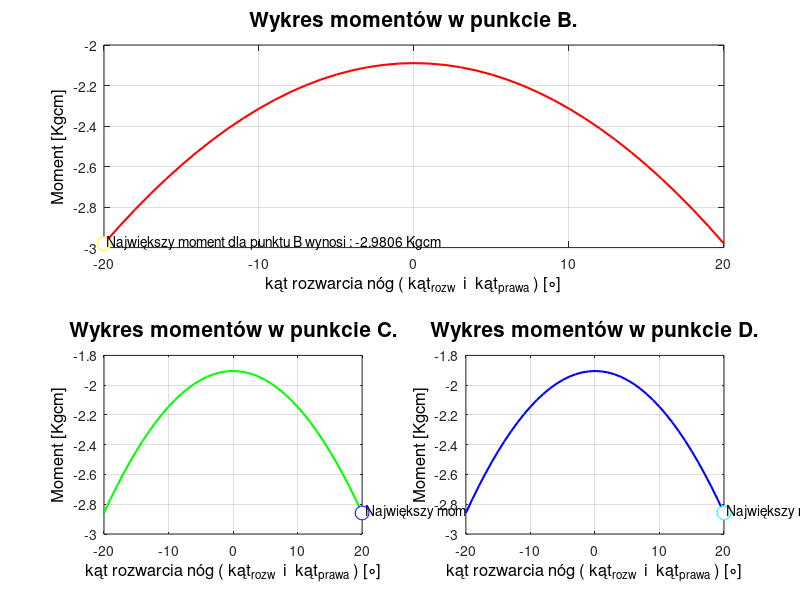
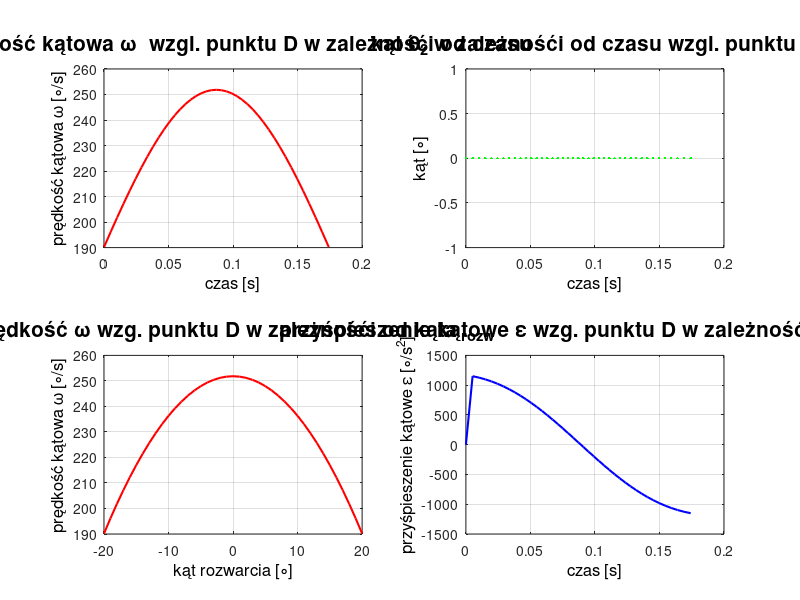
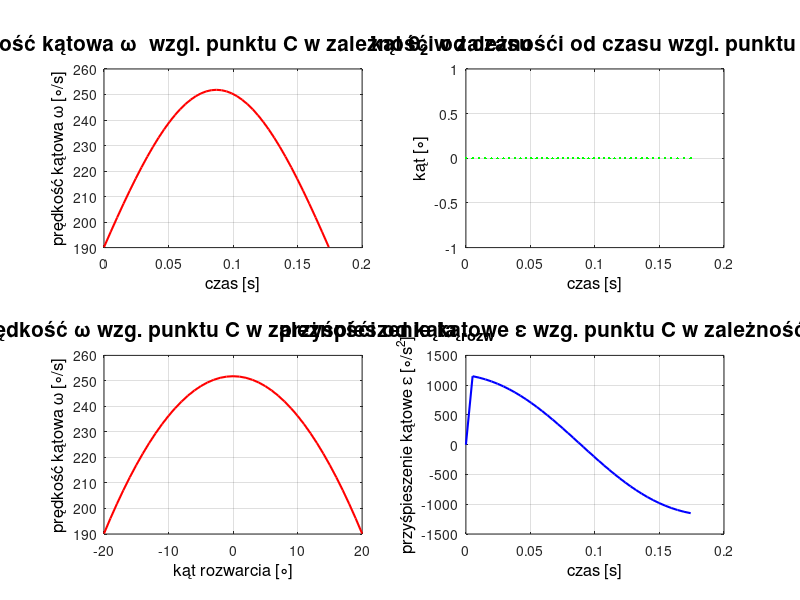
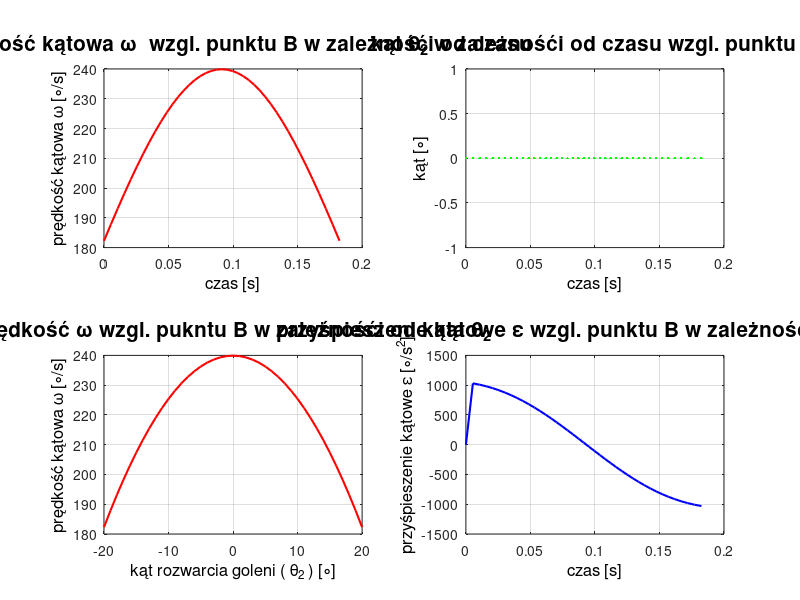

MATLAB code to generate these figures, in order:
%% program do fizyki hexapoda na prace inzynierska.
% Aksamit Michał
%

clc; 
close all; 
clear variables;
%% dane:

% podaj dane długości członow hexapoda ( mm )

L1 = 207;   % golen
L2 = 70;    % udo
L3 = 51;    % biodro
LK = 80;    % odleglosc od srodka ciezkosci do biodra

% Podaj masy danych modulow (g) :

M_bateria = 451;
M_elektronika = 87;
M_szkielet = 850;

M_serwo = 43;

M_czlon_1 = 49;
M_czlon_2 = 25;
M_czlon_3 = 13;

%podaj kat zgiecia do osi x dla uda ( stopnie )
theta_2 = 10;

%podaj kat zgiecia do osi x dla goleni ( stopnie )
theta_1 = 60;

%podaj kat rozwarcia nog od osi x dla lewej strony robota ( stopnie )
kat_rozw_pocz = -20;
kat_rozw_konc = 20;
krok = 1;

kat_rozw = kat_rozw_pocz:krok:kat_rozw_konc;

%kat rozwarcia nog srodkowych od osi x ( stopnie )
kat_prawa = 0 ;%kat_rozw_pocz:krok:kat_rozw_konc;

%w celu symulacji geometrii należy przyjac jeden kat rozw bez przedzialu
%UWAGA: GDY SYMULACJA AKTYWNA, nie mozna skorzystac z wykresow momentow i
%predkosci katowych, natomiast gdy symulacja nie aktywna, nie mozna zobaczyc geometrii.

kat_rozw_sym = 30;
kat_prawa_sym = 0;

symulacja = 0; % czy symulowac? (1 - tak, 0 - nie)

%czy robot w fazie stania czy kroczenia? (1 - kroczenie, 0 - stanie)
kroczenie = 1;

%predkosc serwo (deg/s) bez obciazenia dla 4,8 V
w = 375;
%moment serwa [kgcm]:
Mom_serwo = 5.8;

%dane dla zrodlo zasilania:
pojemnosc_ba = 8;   %AH
na_ba = 11.1;  %V
C_ba = 30; %rozladowanie

spr_rp = 80/100 ; %sprawnosc przetwornicy dla danej wartosci nspiecia Rpi.
spr_sters = 95/100 ; %sprawnosc przetwornicy dla danej wartosci napiec na sterownik serw
spr_bateria = 90/100; %sprawnosc baterii LI-PO

%-- dla serwa powerhd 6001 HB 
%Pobór prądu w stanie spoczynku: 4 mA
%Pobór prądu bez obciążenia: 250 mA
%Pobór prądu maksymalny: 1300 mA

%podaj przyspieszenie ziemskie ( m/s^2 )
g = 9.8105;


%% konwersja jednostek do SI, liczenie sil ciezkosci czlonow

% konwersja do metr
LK = LK * 0.001;
L1 = L1 * 0.001;
L2 = L2 * 0.001;
L3 = L3 * 0.001;

% konwersja do kg
M_bateria = M_bateria * 0.001;
M_elektronika = M_elektronika * 0.001;
M_szkielet = M_szkielet * 0.001;
M_serwo = M_serwo * 0.001;
M_czlon_1 = M_czlon_1 * 0.001;
M_czlon_2 = M_czlon_2 * 0.001;
M_czlon_3 = M_czlon_3 * 0.001;

%obliczanie masy nogi
M_nogi = (M_czlon_1 + M_czlon_2 + M_czlon_3) + (3 * M_serwo);
fprintf(" Masa nogi robota wynosi : %.4f  kg \n",M_nogi);

%obliczanie masy korpusu
M_korpus = (M_bateria + M_elektronika + M_szkielet) + (3 * M_nogi);
fprintf(" Masa korpusu robota (z 3 podniesionymi nogami) wynosi : %.4f  kg \n",M_korpus);

%obliczanie masy calkowitej
M_calkowita = M_korpus + 3 * M_nogi;
fprintf(" Masa calkowita robota wynosi : %.4f  kg \n\n", M_calkowita);



%------------ liczenie sil ciezkosci --------------

Q_korpus = M_korpus * g;
Q_noga = M_nogi * g;
Q_1 = (M_czlon_1 + M_serwo) * g;
Q_2 = (M_czlon_2 + M_serwo) * g;
Q_3 = (M_czlon_3 + M_serwo) * g;


%% obliczanie czasu pracy na baterii;

moc_baterii = pojemnosc_ba * na_ba;

%pobor mocy Rpi

moc_Rpi = 5 * 3 * (1/spr_rp);

%zapotrzebowanie na moc na jeden servobonnet
%zakladam 3 serwa - duże (30% kgcm dostepnych na serwo) obciazenia, 6 serw - obciazenia mniejsze ( 25% ) 
ampery_serwo = 3*0.5 + 6*0.4;
moc_serwo_bonnet = ampery_serwo *5*(1/spr_sters);

%zapotrzebowanie na moc pelnego ukladu

moc_ukl = 2*moc_serwo_bonnet + moc_Rpi;
ampery_ukl = 3 * (1/spr_rp) + ampery_serwo*(1/spr_sters);

%czas pracy
czas_pracy_teor = moc_baterii/moc_ukl;

% zalozenie sprawnosci baterii i odlaczenia przy naładowaniu wynoszącym
% tylko 20%.
czas_pracy_rzecz = czas_pracy_teor * spr_bateria *(1-(20/100));

fprintf(" Rzeczywisty czas pracy bateri wynosi : %.4f h, a teoretyczny wynosi : %.4f h \n\n",czas_pracy_rzecz, czas_pracy_teor);


%% obliczanie sil reakcji z twierdzen rownowagi momentow i rownowagi sil - STATYKA

% reakcja R2 z  rownania momentu statycznego wzg. punktu A. Reakcja ta opisuje sile reakcji R2 na osi y na stopie
% lewej.
R2_y = ( Q_1*L1*cosd(theta_1)*cosd(kat_prawa) + Q_2*( L1*cosd(theta_1) + L2*cosd(theta_2) )*cosd(kat_prawa) + Q_3 * ( L3 + L2*cosd(theta_2) + L1*cosd(theta_1) )*cosd(kat_prawa) + Q_korpus * ( LK + ( L3 + L2*cosd(theta_2) + L1*cosd(theta_1) )*cosd(kat_prawa) ) + 2*Q_3*( 1.5*LK + ( L3 + L2*cosd(theta_2) + L1*cosd(theta_1) )*cosd(kat_prawa) ) + 2*Q_2*( 1.5*LK + L3*cosd(kat_rozw) + ( L3 + L2*cosd(theta_2) + L1*cosd(theta_1) )*cosd(kat_prawa) ) + 2*Q_1*( 1.5*LK + L3*cosd(kat_rozw) + L2*cosd(theta_2)*cosd(kat_rozw) +  ( L3 + L2*cosd(theta_2) + L1*cosd(theta_1) )*cosd(kat_prawa) ) ) / ( 2*( 1.5*LK + L3*cosd(kat_rozw) + L3*cosd(kat_prawa) + L2*cosd(theta_2)*cosd(kat_rozw) + L2*cosd(theta_2)*cosd(kat_prawa) + L1*cosd(theta_1)*cosd(kat_rozw) + L1*cosd(theta_1)*cosd(kat_prawa) ) );
R2 = R2_y / sind(theta_1);
R2_x = R2 * cosd(theta_1);
fprintf(" Reakcja R2 robota wynosi : %.4f  N \n",R2);

% obliczanie reakcji R2 z rownania rownowagi sil dla robota na osi y
R1_y = Q_korpus + (3 * Q_noga) - 2*R2_y;
R1 = R1_y / sind(theta_1);
R1_x = R1*cosd(theta_1);
fprintf(" Reakcja R1 robota wynosi : %.4f  N \n\n\n",R1);



% ------------------ MOMENTY na serwo w okreslonych punktach przegubow członow --------------------------

% obliczanie sumy momentow wzg punktu B
M_B = -( R1_y * L1 * cosd(theta_1) * cosd(kat_prawa) - (R1_x * L1*sind(theta_1)*cosd(kat_prawa)) + Q_2*L2*cosd(theta_2)*cosd(kat_prawa) + Q_3*(L3+L2*cosd(theta_2))*cosd(kat_prawa) + Q_korpus*(LK + ((L3 + L2*cosd(theta_2))*cosd(kat_prawa))) + 2*Q_3*( (1.5 * LK) + L3*cosd(kat_prawa) + L2*cosd(theta_2)*cosd(kat_prawa)) + 2*Q_2*(1.5*LK + (cosd(kat_rozw)*L3 + L3*cosd(kat_prawa)) + L2*cosd(theta_2)*cosd(kat_prawa)) + 2*Q_1*( 1.5*LK + L3*cosd(kat_prawa) + L3*cosd(kat_rozw) + L2*cosd(theta_2)*cosd(kat_prawa) + L2*cosd(theta_2)*cosd(kat_rozw) )  - 2*R2_y*(1.5*LK + cosd(kat_rozw)*L3 + L3*cosd(kat_prawa) + L2*cosd(theta_2)*cosd(kat_prawa) + L2*cosd(theta_2)*cosd(kat_rozw) + L1*cosd(theta_1)*cosd(kat_rozw)) + 2*R2_x*L1*sind(theta_1)*cosd(kat_rozw));
M_B = M_B * 10.1972; % konwersja na Kgcm z Nm
fprintf(" Moment wzg punktu B laczenia robota wynosi : %.4f  kgcm \n",M_B);
fprintf("\n");

% obliczanie sumy momentow wzg punktu C
M_C = (Q_1 * L2*cosd(theta_2)*cosd(kat_prawa)) - (R1_y * cosd(kat_prawa) * (L2*cosd(theta_2) + L1*cosd(theta_1))) + R1_x * cosd(kat_prawa)*( L1*sind(theta_1) - L2*sind(theta_2)) - Q_3*L3*cosd(kat_prawa) - Q_korpus*( LK + L3*cosd(kat_prawa)) - 2*Q_3*( 1.5*LK + L3*cosd(kat_prawa) ) -  2*Q_2*(1.5*LK + (cosd( kat_rozw )*L3 + L3*cosd(kat_prawa))) -  2*Q_1*(1.5*LK + (L3*cosd(kat_prawa) + cosd(kat_rozw)*L3) + cosd(kat_rozw)*L2*cosd(theta_2)) + 2*R2_y*(cosd(kat_rozw)*L1*cosd(theta_1) + cosd(kat_rozw)*L2*cosd(theta_2) + 1.5*LK + (cosd(kat_rozw)*L3 + L3*cosd(kat_prawa))) - 2*R2_x*cosd(kat_rozw)*( L1*sind(theta_1) - L2*sind(theta_2));
M_C = M_C * 10.1972;
fprintf(" Moment wzg punktu C laczenia robota wynosi : %.4f  kgcm \n",M_C);
fprintf("\n");

% obliczanie sumy momentow wzg punktu D
M_D = -(R1_y * (L3 + L2*cosd(theta_2) + L1*cosd(theta_1))*cosd(kat_prawa)) + R1_x * cosd(kat_prawa) * ( L1*sind(theta_1) - L2*sind(theta_2)) + Q_1*cosd(kat_prawa)*(L3 + L2*cosd(theta_2)) + Q_2*L3*cosd(kat_prawa) -(Q_korpus*LK) -2*Q_3*(1.5*LK) - 2*Q_2*(1.5*LK + (cosd(kat_rozw)*L3)) - 2*Q_1*((cosd(kat_rozw)*(L2*cosd(theta_2)+L3))+1.5*LK) + 2*R2_y*( cosd(kat_rozw)*L1*cosd(theta_1) + cosd(kat_rozw)*L2*cosd(theta_2) + cosd(kat_rozw)*L3 + 1.5*LK) - 2*R2_x*cosd(kat_rozw)*( L1*sind(theta_1) - L2*sind(theta_2));  
M_D = M_D * 10.1972;
fprintf(" Moment wzg punktu D laczenia robota wynosi : %.4f  kgcm \n",M_D);
fprintf("\n\n");

%% wykresy momentow i maksymalne/minimalne momenty

% nalezy podac zakres dla katow rozwarcia w danych np. -20:1:20 (od -20 stopni do 20 stopni z krokiem 1).


if( symulacja == 0)

    
    
if( sqrt(min(M_B)^2) >= sqrt(max(M_B)^2) )
    [maks_B, maks_XB] = min(M_B);
else
    [maks_B, maks_XB] = max(M_B);
end    

if( sqrt(min(M_C)^2) >= sqrt(max(M_C)^2) )
    [maks_C, maks_XC] = min(M_C);
else
    [maks_C, maks_XC] = max(M_C);
end    

if( sqrt(min(M_D)^2) >= sqrt(max(M_D)^2) )
    [maks_D, maks_XD] = min(M_D);
else
    [maks_D, maks_XD] = max(M_D);
end    

figure();
subplot(2,2,[1,2]);
plot( kat_rozw, M_B,'LineWidth',1.5, 'Color', 'r');
title(' Wykres momentów w punkcie B. ', 'FontSize', 15);
xlabel('kąt rozwarcia nóg ( kąt_{rozw}  i  kąt_{prawa} ) [\circ]','FontSize', 12, 'Color', 'black');
ylabel(' Moment [Kgcm] ', 'FontSize', 12, 'Color', 'black');
hold on;
grid on;
plot((maks_XB + (kat_rozw_pocz - 1)*krok), maks_B, 'o', 'MarkerSize',10, 'MarkerEdgeColor','y', 'MarkerFaceColor','white');
text((maks_XB + (kat_rozw_pocz - 1)*krok), maks_B+0.01,[' Największy moment dla punktu B wynosi : ' num2str(maks_B) ' Kgcm']);
hold off;

subplot(2,2,3);
plot( kat_rozw, M_C,'LineWidth',1.5, 'Color', 'g');
title(' Wykres momentów w punkcie C. ', 'FontSize', 15);
xlabel('kąt rozwarcia nóg ( kąt_{rozw}  i  kąt_{prawa} ) [\circ]','FontSize', 12, 'Color', 'black');
ylabel(' Moment [Kgcm] ', 'FontSize', 12, 'Color', 'black');
hold on;
grid on;
plot((maks_XC + (kat_rozw_pocz - 1)*krok), maks_C, 'o', 'MarkerSize',10, 'MarkerEdgeColor','b', 'MarkerFaceColor','white');
text((maks_XC + (kat_rozw_pocz - 1)*krok), maks_C+0.01,[' Największy moment dla punktu C wynosi : ' num2str(maks_C) ' Kgcm']);
hold off;

subplot(2,2,4);
plot(kat_rozw, M_D,'LineWidth',1.5, 'Color', 'b');
title(' Wykres momentów w punkcie D. ', 'FontSize', 15);
xlabel('kąt rozwarcia nóg ( kąt_{rozw}  i  kąt_{prawa} ) [\circ]','FontSize', 12, 'Color', 'black');
ylabel(' Moment [Kgcm] ', 'FontSize', 12, 'Color', 'black');
hold on;
grid on;
plot((maks_XD + (kat_rozw_pocz - 1)*krok), maks_D, 'o', 'MarkerSize',10, 'MarkerEdgeColor','cyan', 'MarkerFaceColor','white');
text((maks_XD + (kat_rozw_pocz - 1)*krok), maks_D+0.01,[' Największy moment dla punktu D wynosi : ' num2str(maks_D) ' Kgcm']);
hold off;


%% kinematyka przykładowej nogi prawej.

% ---------------------------- obliczanie predkosci katowej i przyspieszenia wzgledem punktu D.

w_rzecz_D = ((Mom_serwo - abs(M_D))/Mom_serwo) * w;
t_w_D = zeros(1,length(w_rzecz_D)); % tworzenie tablicy czasu do obliczen zaleznosci predkosci katowej od czasu

for i = 1:1:(length(w_rzecz_D)-1)     %nadawanie wartosci do tablicy czasu
    if(i-1 == 0)
        t_w_D(i+1) = ((2 * krok) / ( w_rzecz_D(i) + w_rzecz_D(i+1) ));  %obliczanie czasu uzyskania danego kata uwzgledniajac predkosc katowa
    else
        t_w_D(i+1) = ((2 * krok) / ( w_rzecz_D(i) + w_rzecz_D(i+1) )) + t_w_D(i);
    end
end

e_D = zeros(1,length(w_rzecz_D));

for i = 1:1:(length(w_rzecz_D)-1)     %nadawanie wartosci do tablicy czasu    
            e_D(i+1) = ( w_rzecz_D(i+1) - w_rzecz_D(i) )/( t_w_D(i+1) - t_w_D(i) ); %obliczanie przyspieszenia katowego
end

figure();
subplot(2,2,1);
plot( t_w_D, w_rzecz_D, 'LineWidth', 1.5, 'Color', 'r');
title(' Prędkość kątowa \omega  wzgl. punktu D w zależnośći od czasu', 'FontSize', 15);
xlabel(' czas [s] ','FontSize', 12, 'Color', 'black');
ylabel(' prędkość kątowa \omega [\circ/s] ', 'FontSize', 12, 'Color', 'black');
grid on;

subplot(2,2,2);
plot( t_w_D, kat_prawa, 'LineWidth', 1.5, 'Color', 'g');
title(' kąt \theta_{2} w zależnośći od czasu wzgl. punktu D ', 'FontSize', 15);
xlabel(' czas [s] ','FontSize', 12, 'Color', 'black');
ylabel(' kąt [\circ] ', 'FontSize', 12, 'Color', 'black');
grid on;


subplot(2,2,3);
plot( kat_rozw, w_rzecz_D, 'LineWidth', 1.5, 'Color', 'r');
title(' Prędkość \omega wzg. punktu D w zależnośći od kąta_{ rozw} ', 'FontSize', 15);
xlabel(' kąt rozwarcia [\circ] ','FontSize', 12, 'Color', 'black');
ylabel(' prędkość kątowa \omega [\circ/s] ', 'FontSize', 12, 'Color', 'black');
grid on;


subplot(2,2,4);
plot( t_w_D, e_D, 'LineWidth', 1.5, 'Color', 'b');
title(' przyśpieszenie kątowe \epsilon wzg. punktu D w zależnośći od czasu ', 'FontSize', 15);
xlabel(' czas [s] ','FontSize', 12, 'Color', 'black');
ylabel(' przyśpieszenie kątowe \epsilon [\circ/s^{2}] ', 'FontSize', 12, 'Color', 'black');
grid on;




% ----------------------------------- predkosc katowa i przyspieszenie katowe wzg. punktu C

w_rzecz_C = ((Mom_serwo - abs(M_C))/Mom_serwo) * w;
t_w_C = zeros(1,length(w_rzecz_C)); % tworzenie tablicy czasu do obliczen zaleznosci predkosci katowej od czasu

for i = 1:1:(length(w_rzecz_C)-1)     %nadawanie wartosci do tablicy czasu
    if(i-1 == 0)
        t_w_C(i+1) = ((2 * krok) / ( w_rzecz_C(i) + w_rzecz_C(i+1) ));  %obliczanie czasu uzyskania danego kata uwzgledniajac predkosc katowa
    else
        t_w_C(i+1) = ((2 * krok) / ( w_rzecz_C(i) + w_rzecz_C(i+1) )) + t_w_C(i);
    end
end

e_C = zeros(1,length(w_rzecz_C));

for i = 1:1:(length(w_rzecz_C)-1)     %nadawanie wartosci do tablicy czasu    
            e_C(i+1) = ( w_rzecz_C(i+1) - w_rzecz_C(i) )/( t_w_C(i+1) - t_w_C(i) ); %obliczanie przyspieszenia katowego
end

figure();
subplot(2,2,1);
plot( t_w_C, w_rzecz_C, 'LineWidth', 1.5, 'Color', 'r');
title(' Prędkość kątowa \omega  wzgl. punktu C w zależnośći od czasu', 'FontSize', 15);
xlabel(' czas [s] ','FontSize', 12, 'Color', 'black');
ylabel(' prędkość kątowa \omega [\circ/s] ', 'FontSize', 12, 'Color', 'black');
grid on;

subplot(2,2,2);
plot( t_w_C, kat_prawa, 'LineWidth', 1.5, 'Color', 'g');
title(' kąt \theta_{2} w zależnośći od czasu wzgl. punktu C ', 'FontSize', 15);
xlabel(' czas [s] ','FontSize', 12, 'Color', 'black');
ylabel(' kąt [\circ] ', 'FontSize', 12, 'Color', 'black');
grid on;


subplot(2,2,3);
plot( kat_rozw, w_rzecz_C, 'LineWidth', 1.5, 'Color', 'r');
title(' Prędkość \omega wzg. punktu C w zależnośći od kąta_{ rozw} ', 'FontSize', 15);
xlabel(' kąt rozwarcia [\circ] ','FontSize', 12, 'Color', 'black');
ylabel(' prędkość kątowa \omega [\circ/s] ', 'FontSize', 12, 'Color', 'black');
grid on;


subplot(2,2,4);
plot( t_w_C, e_C, 'LineWidth', 1.5, 'Color', 'b');
title(' przyśpieszenie kątowe \epsilon wzg. punktu C w zależnośći od czasu ', 'FontSize', 15);
xlabel(' czas [s] ','FontSize', 12, 'Color', 'black');
ylabel(' przyśpieszenie kątowe \epsilon [\circ/s^{2}] ', 'FontSize', 12, 'Color', 'black');
grid on;



%  ------------------------------------------ predkosc katowa i przyspieszenie katowe wzg. punktu B

w_rzecz_B = ((Mom_serwo - abs(M_B))/Mom_serwo) * w;
t_w_B = zeros(1,length(w_rzecz_B)); % tworzenie tablicy czasu do obliczen zaleznosci predkosci katowej od czasu

for i = 1:1:(length(w_rzecz_B)-1)     %nadawanie wartosci do tablicy czasu
    if(i-1 == 0)
        t_w_B(i+1) = ((2 * krok) / ( w_rzecz_B(i) + w_rzecz_B(i+1) ));  %obliczanie czasu uzyskania danego kata uwzgledniajac predkosc katowa
    else
        t_w_B(i+1) = ((2 * krok) / ( w_rzecz_B(i) + w_rzecz_B(i+1) )) + t_w_B(i);
    end
end

e_B = zeros(1,length(w_rzecz_B));

for i = 1:1:(length(w_rzecz_B)-1)     %nadawanie wartosci do tablicy czasu    
            e_B(i+1) = ( w_rzecz_B(i+1) - w_rzecz_B(i) )/( t_w_B(i+1) - t_w_B(i) ); %obliczanie przyspieszenia katowego
end

figure();
subplot(2,2,1);
plot( t_w_B, w_rzecz_B, 'LineWidth', 1.5, 'Color', 'r');
title(' Prędkość kątowa \omega  wzgl. punktu B w zależnośći od czasu', 'FontSize', 15);
xlabel(' czas [s] ','FontSize', 12, 'Color', 'black');
ylabel(' prędkość kątowa \omega [\circ/s] ', 'FontSize', 12, 'Color', 'black');
grid on;

subplot(2,2,2);
plot( t_w_B, kat_prawa, 'LineWidth', 1.5, 'Color', 'g');
title(' kąt \theta_{2} w zależnośći od czasu wzgl. punktu B ', 'FontSize', 15);
xlabel(' czas [s] ','FontSize', 12, 'Color', 'black');
ylabel(' kąt [\circ] ', 'FontSize', 12, 'Color', 'black');
grid on;


subplot(2,2,3);
plot( kat_rozw, w_rzecz_B, 'LineWidth', 1.5, 'Color', 'r');
title(' Prędkość \omega wzgl. pukntu B w zależnośći od kąta \theta_{2} ', 'FontSize', 15);
xlabel(' kąt rozwarcia goleni ( \theta_{2} ) [\circ] ','FontSize', 12, 'Color', 'black');
ylabel(' prędkość kątowa \omega [\circ/s] ', 'FontSize', 12, 'Color', 'black');
grid on;


subplot(2,2,4);
plot( t_w_B, e_B, 'LineWidth', 1.5, 'Color', 'b');
title(' przyśpieszenie kątowe \epsilon wzgl. punktu B w zależnośći od czasu ', 'FontSize', 15);
xlabel(' czas [s] ','FontSize', 12, 'Color', 'black');
ylabel(' przyśpieszenie kątowe \epsilon [\circ/s^{2}] ', 'FontSize', 12, 'Color', 'black');
grid on;

end



%% geometria
skala = 100;


if ( symulacja == 1)
    

kat_rozw = kat_rozw_sym;
kat_prawa = kat_prawa_sym;


%wspolrzedne punktu D
XD = LK *skala;
YD = 0;
D = [XD YD];

%wspolrzedne punktu C
XC = ( LK + L3*cosd(kat_prawa) ) *skala;
YC = 0;
C = [XC YC];

%wspolrzedne punktu B
XB = ( LK + (L3 + L2*cosd(theta_2))*cosd(kat_prawa)) *skala;
YB = (L2*sind(theta_2)) *skala;
B = [XB YB];

%wspolrzedne punktu A
XA = ( LK + (L3 + L2*cosd(theta_2) + L1*cosd(theta_1))*cosd(kat_prawa)) *skala;
YA = (L2*sind(theta_2) - L1*sind(theta_1)) *skala;
A = [XA YA];

%wspolrzedne punktu E
XE = -(LK * 0.5)*skala;
YE = 0;

%wspolrzedne punktu F
XF = -(((LK * 0.5) + L3*cosd(kat_rozw) )*skala);
YF = 0;

%wspolrzedne punktu G
XG = -(((LK * 0.5) + L3*cosd(kat_rozw) + L2*cosd(theta_2)*cosd(kat_rozw) )*skala);
YG = YB;

%wspolrzedne punktu H
XH = -(((LK * 0.5) + L3*cosd(kat_rozw) + L2*cosd(theta_2)*cosd(kat_rozw) +L1*cosd(theta_1)*cosd(kat_rozw) )*skala);
YH = YA;


limit_x = sqrt((XA * 1.35)^2);
limit_y = sqrt((YA * 2.25)^2);

%zdefiniowanie punktów przegubów robota i jego rzutu z przodu
line([XH XG XF XE XD XC XB XA],[YH YG YF YE YD YC YB YA], 'Color', 'b', 'LineWidth', 1.5);
title(' Rzut z przodu na robota z czlonami podpierajacymi ', 'FontSize', 15);
xlim([-limit_x limit_x]);
ylim([-limit_y limit_y]);
hold on;
plot(XH,YH,'o', 'MarkerSize',10, 'MarkerEdgeColor','r', 'MarkerFaceColor','white');
text(XH -(0.001*skala),YH - (0.02*skala),'H','Color','red','FontSize',12,  'HorizontalAlignment','right');
plot(XG,YG,'o', 'MarkerSize',10, 'MarkerEdgeColor','c', 'MarkerFaceColor','white');
text(XG -(0.001*skala),YG + (0.02*skala),'G','Color','cyan','FontSize',12,  'HorizontalAlignment','right');
plot(XF,YF,'o', 'MarkerSize',10, 'MarkerEdgeColor','g', 'MarkerFaceColor','white');
text(XF -(0.001*skala),YF + (0.02*skala),'F','Color','green','FontSize',12,  'HorizontalAlignment','right');
plot(XE,YE,'o', 'MarkerSize',10, 'MarkerEdgeColor','b', 'MarkerFaceColor','white');
text(XE -(0.001*skala),YE + (0.02*skala),'E','Color','blue','FontSize',12,  'HorizontalAlignment','right');
plot(XD,YD,'o', 'MarkerSize',10, 'MarkerEdgeColor','b', 'MarkerFaceColor','white');
text(XD +(0.001*skala),YD + (0.02*skala),'D','Color','blue','FontSize',12,  'HorizontalAlignment','left');
plot(XC,YC,'o', 'MarkerSize',10, 'MarkerEdgeColor','g', 'MarkerFaceColor','white');
text(XC +(0.001*skala),YC + (0.02*skala),'C','Color','green','FontSize',12,  'HorizontalAlignment','left');
plot(XB,YB,'o', 'MarkerSize',10, 'MarkerEdgeColor','c', 'MarkerFaceColor','white');
text(XB +(0.001*skala),YB + (0.02*skala),'B','Color','cyan','FontSize',12,  'HorizontalAlignment','left');
plot(XA,YA,'o', 'MarkerSize',10, 'MarkerEdgeColor','r', 'MarkerFaceColor','white');
text(XA +(0.001*skala),YA - (0.02*skala),'A','Color','red','FontSize',12, 'HorizontalAlignment','left');
plot(0,0,'square', 'MarkerSize',15, 'MarkerEdgeColor','black', 'MarkerFaceColor','white');
text(0,0 + (0.02*skala),'śr. ciężkości korpusu','Color','black','FontSize',13,  'HorizontalAlignment','center');
grid on;

%ziemia
yline(YA,':','LineWidth', 1.5);


% ---- katy ----

%definiuj kat theta-1
rozdz_th1 = ( 180 - theta_1):0.1:180;

%centrum kata
r = skala*0.05;

% def rownania
X_theta_1 = XA + r*cosd(rozdz_th1);
Y_theta_1 = YA + r*sind(rozdz_th1);

plot(X_theta_1,Y_theta_1, 'Color', 'black','LineStyle','-', 'LineWidth', 0.5);
text((XA/1.2),(YA+(skala*0.015)),['\it \theta_{1} = ' num2str(theta_1) '\circ'], 'Color', 'black', 'FontSize',13, 'HorizontalAlignment','left');


%def kat theta-2

rozdz_th2 = 0:0.1:theta_2;
r_2 = skala*0.05;
X_theta_2 = XC + r_2*cosd(rozdz_th2);
Y_theta_2 = YC + r_2*sind(rozdz_th2);
plot(X_theta_2,Y_theta_2, 'Color', 'black','LineStyle','-', 'LineWidth', 0.5);

if(theta_2 >= 30)
    text((XC*1.2),(YC+(skala*0.0035)),['\it \theta_{2} = ' num2str(theta_2) '\circ'], 'Color', 'black', 'FontSize',13, 'HorizontalAlignment','left');
elseif(theta_2 < 30 && theta_2 > 0)
    text((XC*1.2),(YC-(skala*0.002)),['\it \theta_{2} = ' num2str(theta_2) '\circ'], 'Color', 'black', 'FontSize',13, 'HorizontalAlignment','left');      
else
    text((XC*1.2),(YC-(skala*0.005)),['\it \theta_{2} = ' num2str(theta_2) '\circ'], 'Color', 'black', 'FontSize',13, 'HorizontalAlignment','left');   
end

line([ XC (X_theta_2(end) + skala*0.01)],[YC YC], 'Color', 'Black', 'LineStyle', '--', 'LineWidth', 0.5);


% ---------- dlugosci czlonow ----------


%L1
plot([XA XB],[(YB+(skala*0.1)) (YB+(skala*0.1))],'-','LineWidth',0.5,'Color','black');
plot([XA XB],[(YB+(skala*0.1)) (YB+(skala*0.1))],'|','LineWidth',0.5,'Color','black');
text(((XA+XB)/2),(YB+(skala*0.12)),['\it L_{1}cos(' num2str(theta_1) '\circ) = ' num2str(L1*cosd(theta_1)*cosd(kat_prawa)*skala) ' cm'], 'Color', 'black', 'FontSize',11, 'HorizontalAlignment','left');
plot([XA XA], [YA (YB+(skala*0.1))], '-','LineWidth',0.1,'Color','black');
plot([XB XB], [YB (YB+(skala*0.1))], '-','LineWidth',0.1,'Color','black');
%L2
plot([XB XC],[(YB+(skala*0.1)) (YB+(skala*0.1))],'-','LineWidth',0.5,'Color','black');
plot([XB XC],[(YB+(skala*0.1)) (YB+(skala*0.1))],'|','LineWidth',0.5,'Color','black');
text(((XB+XC)/2),(YB+(skala*0.12)),['\it L_{2}cos(' num2str(theta_2) '\circ) = ' num2str(L2*cosd(theta_2)*cosd(kat_prawa)*skala) ' cm'], 'Color', 'black', 'FontSize',11, 'HorizontalAlignment','center');
plot([XC XC], [YC (YB+(skala*0.1))], '-','LineWidth',0.1,'Color','black');
%L3
plot([XC XD],[(YB+(skala*0.1)) (YB+(skala*0.1))],'-','LineWidth',0.5,'Color','black');
plot([XC XD],[(YB+(skala*0.1)) (YB+(skala*0.1))],'|','LineWidth',0.5,'Color','black');
text(((XC+XD)/2),(YB+(skala*0.12)),['\it L_{3} = ' num2str(L3*cosd(kat_prawa)*skala) ' cm'], 'Color', 'black', 'FontSize',11, 'HorizontalAlignment','center');
plot([XD XD], [YD (YB+(skala*0.1))], '-','LineWidth',0.1,'Color','black');
%LK
plot([0 XD],[(YB+(skala*0.1)) (YB+(skala*0.1))],'-','LineWidth',0.5,'Color','black');
plot([0 XD],[(YB+(skala*0.1)) (YB+(skala*0.1))],'|','LineWidth',0.5,'Color','black');
text((XD/2),(YB+(skala*0.12)),['\it L_{K} = ' num2str(LK*skala) ' cm'], 'Color', 'black', 'FontSize',11, 'HorizontalAlignment','center');
plot([0 0], [0 (YB+(skala*0.1))], '-','LineWidth',0.1,'Color','black');

%                   lewa strona

%LK
plot([0 XE],[(YB+(skala*0.1)) (YB+(skala*0.1))],'-','LineWidth',0.5,'Color','black');
plot([0 XE],[(YB+(skala*0.1)) (YB+(skala*0.1))],'|','LineWidth',0.5,'Color','black');
text((XE/2),(YB+(skala*0.12)),['\it 0.5 L_{K} = ' num2str(LK*100*0.5) ' cm'], 'Color', 'black', 'FontSize',11, 'HorizontalAlignment','center');
plot([XE XE], [YE (YB+(skala*0.1))], '-','LineWidth',0.1,'Color','black');
%L3
plot([XE XF],[(YB+(skala*0.1)) (YB+(skala*0.1))],'-','LineWidth',0.5,'Color','black');
plot([XE XF],[(YB+(skala*0.1)) (YB+(skala*0.1))],'|','LineWidth',0.5,'Color','black');
text(((XE+XF)/2),(YB+(skala*0.14)),['\it' num2str(cosd(kat_rozw)) ' L_{3} = ' num2str(L3*100*cosd(kat_rozw)) ' cm'], 'Color', 'black', 'FontSize',11, 'HorizontalAlignment','center');
plot([XF XF], [YF (YB+(skala*0.1))], '-','LineWidth',0.1,'Color','black');
%L2
plot([XF XG],[(YB+(skala*0.1)) (YB+(skala*0.1))],'-','LineWidth',0.5,'Color','black');
plot([XF XG],[(YB+(skala*0.1)) (YB+(skala*0.1))],'|','LineWidth',0.5,'Color','black');
text(((XF+XG)/2),(YB+(skala*0.16)),['\it' num2str(cosd(kat_rozw)) ' L_{2}cos(' num2str(theta_2) '\circ) = ' num2str(L2*cosd(theta_2)*100*cosd(kat_rozw)) ' cm'], 'Color', 'black', 'FontSize',11, 'HorizontalAlignment','center');
plot([XG XG], [YF (YB+(skala*0.1))], '-','LineWidth',0.1,'Color','black');
%L1
plot([XG XH],[(YB+(skala*0.1)) (YB+(skala*0.1))],'-','LineWidth',0.5,'Color','black');
plot([XG XH],[(YB+(skala*0.1)) (YB+(skala*0.1))],'|','LineWidth',0.5,'Color','black');
text(((XG+XH)/2),(YB+(skala*0.12)),['\it' num2str(cosd(kat_rozw)) ' L_{1}cos(' num2str(theta_1) '\circ) = ' num2str(L1*cosd(theta_1)*100*cosd(kat_rozw)) ' cm'], 'Color', 'black', 'FontSize',11, 'HorizontalAlignment','right');
plot([XH XH], [YH (YB+(skala*0.1))], '-','LineWidth',0.1,'Color','black');



% -------------- SIŁY -----------------



%wektor Q korpus
plot([0 0],[0 -(Q_korpus)], 'Color', 'c', 'LineWidth', 1.5 );
plot(0,-(Q_korpus), 'v','MarkerEdgeColor','c', 'MarkerFaceColor','c','MarkerSize',12);
text(0 + 0.005*skala,-(Q_korpus),['Q_{korpus} = ' num2str(Q_korpus) ' N'],'Color','cyan','FontSize',14, 'HorizontalAlignment','left');

%wektor Q_1
plot([XB XB],[YB (YB-(Q_1*5))], 'Color', 'c', 'LineWidth', 1.5 );
plot(XB,(YB-(Q_1*5)), 'v','MarkerEdgeColor','c', 'MarkerFaceColor','c','MarkerSize',12);
text(XB + 0.005*skala,(YB-(Q_1*5)),['Q_{1} = ' num2str(Q_1) ' N'],'Color','cyan','FontSize',14, 'HorizontalAlignment','left');

plot([XG XG],[YG (YG-(Q_1*5))*2], 'Color', 'c', 'LineWidth', 1.5 );
plot(XG,(YG-(Q_1*5))*2, 'v','MarkerEdgeColor','c', 'MarkerFaceColor','c','MarkerSize',12);
text(XG + 0.005*skala,(YG-(Q_1*5))*2,['2 Q_{1} = ' num2str(Q_1*2) ' N'],'Color','cyan','FontSize',14, 'HorizontalAlignment','left');

%wektor Q_2
plot([XC XC],[YC (YC-(Q_2*5))], 'Color', 'c', 'LineWidth', 1.5 );
plot(XC,(YC-(Q_2*5)), 'v','MarkerEdgeColor','c', 'MarkerFaceColor','c','MarkerSize',12);
text(XC + 0.005*skala,(YC-(Q_2*5)),['Q_{2} = ' num2str(Q_2) ' N'],'Color','cyan','FontSize',14, 'HorizontalAlignment','left');

plot([XF XF],[YF (YF-(Q_2*5))*2], 'Color', 'c', 'LineWidth', 1.5 );
plot(XF,(YF-(Q_2*5))*2, 'v','MarkerEdgeColor','c', 'MarkerFaceColor','c','MarkerSize',12);
text(XF - 0.005*skala,(YF-(Q_2*5))*2,['2 Q_{2} = ' num2str(Q_2*2) ' N'],'Color','cyan','FontSize',14, 'HorizontalAlignment','right');

%wektor Q_3
plot([XD XD],[YD (YD-(Q_3*5))], 'Color', 'c', 'LineWidth', 1.5 );
plot(XD,(YD-(Q_3*5)), 'v','MarkerEdgeColor','c', 'MarkerFaceColor','c','MarkerSize',12);
text(XD - 0.005*skala,(YD-(Q_3*5)),['Q_{3} = ' num2str(Q_3) ' N'],'Color','cyan','FontSize',14, 'HorizontalAlignment','right');

plot([XE XE],[YE (YE-(Q_3*5))*2], 'Color', 'c', 'LineWidth', 1.5 );
plot(XE,(YE-(Q_3*5))*2, 'v','MarkerEdgeColor','c', 'MarkerFaceColor','c','MarkerSize',12);
text(XE + 0.005*skala,(YE-(Q_3*5))*2,['2 Q_{3} = ' num2str(Q_3*2) ' N'],'Color','cyan','FontSize',14, 'HorizontalAlignment','left');

%wektor R1
plot([XA ((LK + (L3 + L2*cosd(theta_2) + 0.7*L1*cosd(theta_1))*cosd(kat_prawa) ) *skala)],[YA ((L2*sind(theta_2) - 0.7*L1*sind(theta_1)) *skala)], 'Color', 'r', 'LineWidth', 1.5 );
plot(((LK + (L3 + L2*cosd(theta_2) + 0.7*L1*cosd(theta_1))*cosd(kat_prawa) ) *skala),((L2*sind(theta_2) - 0.7*L1*sind(theta_1)) *skala),'^','MarkerEdgeColor','r', 'MarkerFaceColor','r','MarkerSize',12);
text(((LK + (L3 + L2*cosd(theta_2) + 0.7*L1*cosd(theta_1))*cosd(kat_prawa) ) *skala) +0.01*skala,((L2*sind(theta_2) - 0.7*L1*sind(theta_1)) *skala),['R_{1} = ' num2str(R1) ' N'],'Color','red','FontSize',14, 'HorizontalAlignment','left');

%wektor R2
plot([XH -((LK*0.5 + L3*cosd(kat_rozw) + L2*cosd(theta_2)*cosd(kat_rozw) + 0.3*L1*cosd(theta_1)*cosd(kat_rozw)) *skala)],[YH ((L2*sind(theta_2) - 0.3*L1*sind(theta_1)) *skala)], 'Color', 'r', 'LineWidth', 1.5 );
plot(-((LK*0.5 + L3*cosd(kat_rozw) + L2*cosd(theta_2)*cosd(kat_rozw) + 0.3*L1*cosd(theta_1)*cosd(kat_rozw)) *skala),((L2*sind(theta_2) - 0.3*L1*sind(theta_1)) *skala),'^','MarkerEdgeColor','r', 'MarkerFaceColor','r','MarkerSize',12);
text(-((LK*0.5 + L3*cosd(kat_rozw) + L2*cosd(theta_2)*cosd(kat_rozw) + 0.3*L1*cosd(theta_1)*cosd(kat_rozw)) *skala) -0.01*skala,((L2*sind(theta_2) - 0.3*L1*sind(theta_1)) *skala),['2 R_{2} = ' num2str(R2*2) ' N'],'Color','red','FontSize',14, 'HorizontalAlignment','right');

hold off;


% ------------------------ Rzut z gory --------------------------


figure();
grid on;
title(' Rzut z gory na robota. ', 'FontSize', 15);

line([0 LK*0.5*skala (LK*0.5*skala + LK*skala*cosd(60)) (LK*0.5*skala) -(LK*0.5*skala) -(LK*skala*cosd(60) + LK*0.5*skala) -LK*0.5*skala 0],[0 0 LK*skala*sind(60) 2*LK*skala*sind(60) 2*LK*skala*sind(60) LK*skala*sind(60) 0 0], 'Color', 'b', 'LineWidth', 1.5);
hold on;

%linia od prawej nogi - srodek

Y_A2 = LK*skala*sind(60);

p1 = line([(LK*skala) (LK*skala + L3*skala*cosd(kat_prawa)) (LK*skala + L3*skala*cosd(kat_prawa)+ L2*cosd(theta_2)*cosd(kat_prawa)*skala) (LK*skala + L3*skala*cosd(kat_prawa) + L2*skala*cosd(theta_2)*cosd(kat_prawa) + L1*skala*cosd(theta_1)*cosd(kat_prawa)) ],[Y_A2 (Y_A2 + L3*sind(kat_prawa)*skala) (Y_A2 + L2*sind(kat_prawa)*cosd(theta_2)*skala + L3*sind(kat_prawa)*skala) (Y_A2 +L3*sind(kat_prawa)*skala +L2*sind(kat_prawa)*cosd(theta_2)*skala +L1*sind(kat_prawa)*cosd(theta_1)*skala)], 'Color', 'b', 'LineWidth', 2);

plot((LK*skala + L3*skala*cosd(kat_prawa) + L2*skala*cosd(theta_2)*cosd(kat_prawa) + L1*skala*cosd(theta_1)*cosd(kat_prawa)),(Y_A2 +L3*sind(kat_prawa)*skala +L2*sind(kat_prawa)*cosd(theta_2)*skala +L1*sind(kat_prawa)*cosd(theta_1)*skala),'o', 'MarkerSize',10, 'MarkerEdgeColor','r', 'MarkerFaceColor','white');
text((LK*skala + L3*skala*cosd(kat_prawa) + L2*skala*cosd(theta_2)*cosd(kat_prawa) + L1*skala*cosd(theta_1)*cosd(kat_prawa)) -(0.001*skala),(Y_A2 +L3*sind(kat_prawa)*skala +L2*sind(kat_prawa)*cosd(theta_2)*skala +L1*sind(kat_prawa)*cosd(theta_1)*skala) -(0.005*skala),'A','Color','red','FontSize',12,  'HorizontalAlignment','left');

plot((LK*skala + L3*skala*cosd(kat_prawa) + L2*skala*cosd(theta_2)*cosd(kat_prawa)),(Y_A2 + L2*sind(kat_prawa)*cosd(theta_2)*skala + L3*sind(kat_prawa)*skala),'o', 'MarkerSize',10, 'MarkerEdgeColor','cyan', 'MarkerFaceColor','white');
text((LK*skala + L3*skala*cosd(kat_prawa) + L2*skala*cosd(theta_2)*cosd(kat_prawa)) -(0.001*skala),(Y_A2 + L2*sind(kat_prawa)*cosd(theta_2)*skala + L3*sind(kat_prawa)*skala) -(0.005*skala),'B','Color','cyan','FontSize',12,  'HorizontalAlignment','left');

plot((LK*skala + L3*skala*cosd(kat_prawa)),(Y_A2 + L3*sind(kat_prawa)*skala),'o', 'MarkerSize',10, 'MarkerEdgeColor','green', 'MarkerFaceColor','white');
text((LK*skala + L3*skala*cosd(kat_prawa)) -(0.001*skala),(Y_A2 + L3*sind(kat_prawa)*skala) -(0.005*skala),'C','Color','green','FontSize',12,  'HorizontalAlignment','left');

plot( (LK*skala),(Y_A2),'o', 'MarkerSize',10, 'MarkerEdgeColor','blue', 'MarkerFaceColor','white');
text((LK*skala) -(0.001*skala),(Y_A2) -(0.005*skala),'D','Color','blue','FontSize',12,  'HorizontalAlignment','left');

%linia od lewej nogi - srodek
line([-(LK*skala) -(LK*skala + L3*skala*cosd(kat_prawa)) -(LK*skala + L3*skala*cosd(kat_prawa)+ L2*cosd(theta_2)*cosd(kat_prawa)*skala) -(LK*skala + L3*skala*cosd(kat_prawa) + L2*skala*cosd(theta_2)*cosd(kat_prawa) + L1*skala*cosd(theta_1)*cosd(kat_prawa)) ],[Y_A2 (Y_A2 + L3*sind(kat_prawa)*skala) (Y_A2 + L2*sind(kat_prawa)*cosd(theta_2)*skala + L3*sind(kat_prawa)*skala) (Y_A2 +L3*sind(kat_prawa)*skala +L2*sind(kat_prawa)*cosd(theta_2)*skala +L1*sind(kat_prawa)*cosd(theta_1)*skala)], 'Color', 'g', 'LineWidth', 2, 'LineStyle','--');

plot(-(LK*skala + L3*skala*cosd(kat_prawa) + L2*skala*cosd(theta_2)*cosd(kat_prawa) + L1*skala*cosd(theta_1)*cosd(kat_prawa)),(Y_A2 +L3*sind(kat_prawa)*skala +L2*sind(kat_prawa)*cosd(theta_2)*skala +L1*sind(kat_prawa)*cosd(theta_1)*skala),'o', 'MarkerSize',10, 'MarkerEdgeColor','r', 'MarkerFaceColor','white');
text(-(LK*skala + L3*skala*cosd(kat_prawa) + L2*skala*cosd(theta_2)*cosd(kat_prawa) + L1*skala*cosd(theta_1)*cosd(kat_prawa)) -(0.001*skala),(Y_A2 +L3*sind(kat_prawa)*skala +L2*sind(kat_prawa)*cosd(theta_2)*skala +L1*sind(kat_prawa)*cosd(theta_1)*skala) -(0.005*skala),'H1','Color','red','FontSize',12,  'HorizontalAlignment','right');

plot(-(LK*skala + L3*skala*cosd(kat_prawa) + L2*skala*cosd(theta_2)*cosd(kat_prawa)),(Y_A2 + L2*sind(kat_prawa)*cosd(theta_2)*skala + L3*sind(kat_prawa)*skala),'o', 'MarkerSize',10, 'MarkerEdgeColor','cyan', 'MarkerFaceColor','white');
text(-(LK*skala + L3*skala*cosd(kat_prawa) + L2*skala*cosd(theta_2)*cosd(kat_prawa)) -(0.001*skala),(Y_A2 + L2*sind(kat_prawa)*cosd(theta_2)*skala + L3*sind(kat_prawa)*skala) -(0.005*skala),'G1','Color','cyan','FontSize',12,  'HorizontalAlignment','right');

plot(-(LK*skala + L3*skala*cosd(kat_prawa)),(Y_A2 + L3*sind(kat_prawa)*skala),'o', 'MarkerSize',10, 'MarkerEdgeColor','green', 'MarkerFaceColor','white');
text(-(LK*skala + L3*skala*cosd(kat_prawa)) -(0.001*skala),(Y_A2 + L3*sind(kat_prawa)*skala) -(0.005*skala),'F1','Color','green','FontSize',12,  'HorizontalAlignment','right');

plot(-(LK*skala),(Y_A2),'o', 'MarkerSize',10, 'MarkerEdgeColor','blue', 'MarkerFaceColor','white');
text(-(LK*skala) -(0.001*skala),(Y_A2) -(0.005*skala),'E1','Color','blue','FontSize',12,  'HorizontalAlignment','right');

% linia prawa noga - gora
Y_PG = 2*skala*LK*sind(60);
p2=line([LK*0.5*skala (LK*0.5*skala + L3*cosd(kat_rozw)*skala) ( LK*0.5*skala + L3*cosd(kat_rozw)*skala + L2*cosd(theta_2)*cosd(kat_rozw)*skala) ( LK*0.5*skala + L3*cosd(kat_rozw)*skala + L2*cosd(theta_2)*cosd(kat_rozw)*skala + L1*cosd(theta_1)*cosd(kat_rozw)*skala) ],[ Y_PG (Y_PG + L3*sind(kat_rozw)*skala) (Y_PG + L3*sind(kat_rozw)*skala +L2*cosd(theta_2)*sind(kat_rozw)*skala) (Y_PG + L3*sind(kat_rozw)*skala + L2*cosd(theta_2)*sind(kat_rozw)*skala + L1*cosd(theta_1)*sind(kat_rozw)*skala)],'Color', 'g', 'LineWidth', 2, "LineStyle",'--');

plot(( LK*0.5*skala + L3*cosd(kat_rozw)*skala + L2*cosd(theta_2)*cosd(kat_rozw)*skala + L1*cosd(theta_1)*cosd(kat_rozw)*skala), (Y_PG + L3*sind(kat_rozw)*skala + L2*cosd(theta_2)*sind(kat_rozw)*skala + L1*cosd(theta_1)*sind(kat_rozw)*skala), 'o', 'MarkerSize',10, 'MarkerEdgeColor','r', 'MarkerFaceColor','white');
text(( LK*0.5*skala + L3*cosd(kat_rozw)*skala + L2*cosd(theta_2)*cosd(kat_rozw)*skala + L1*cosd(theta_1)*cosd(kat_rozw)*skala),(Y_PG + L3*sind(kat_rozw)*skala + L2*cosd(theta_2)*sind(kat_rozw)*skala + L1*cosd(theta_1)*sind(kat_rozw)*skala) -(0.004*skala),'A1','Color','red','FontSize', 12,  'HorizontalAlignment','left');

plot(( LK*0.5*skala + L3*cosd(kat_rozw)*skala + L2*cosd(theta_2)*cosd(kat_rozw)*skala),(Y_PG + L3*sind(kat_rozw)*skala + L2*cosd(theta_2)*sind(kat_rozw)*skala), 'o', 'MarkerSize',10, 'MarkerEdgeColor','cyan', 'MarkerFaceColor','white');
text(( LK*0.5*skala + L3*cosd(kat_rozw)*skala + L2*cosd(theta_2)*cosd(kat_rozw)*skala),(Y_PG + L3*sind(kat_rozw)*skala + L2*cosd(theta_2)*sind(kat_rozw)*skala) -(0.004*skala),'B1','Color','cyan','FontSize', 12,  'HorizontalAlignment','left');

plot(( LK*0.5*skala + L3*cosd(kat_rozw)*skala),(Y_PG + L3*sind(kat_rozw)*skala), 'o', 'MarkerSize',10, 'MarkerEdgeColor','green','MarkerFaceColor','white');
text(( LK*0.5*skala + L3*cosd(kat_rozw)*skala),(Y_PG + L3*sind(kat_rozw)*skala) -(0.004*skala),'C1','Color','green','FontSize', 12,'HorizontalAlignment','left');

plot(( LK*0.5*skala),(Y_PG), 'o', 'MarkerSize',10, 'MarkerEdgeColor','blue','MarkerFaceColor','white');
text(( LK*0.5*skala),(Y_PG) -(0.004*skala),'D1','Color','blue','FontSize', 12,'HorizontalAlignment','left');

% linia lewa noga - gora

line([-LK*0.5*skala -(LK*0.5*skala + L3*cosd(kat_rozw)*skala) -( LK*0.5*skala + L3*cosd(kat_rozw)*skala + L2*cosd(theta_2)*cosd(kat_rozw)*skala) -( LK*0.5*skala + L3*cosd(kat_rozw)*skala + L2*cosd(theta_2)*cosd(kat_rozw)*skala + L1*cosd(theta_1)*cosd(kat_rozw)*skala) ],[ Y_PG (Y_PG + L3*sind(kat_rozw)*skala) (Y_PG + L3*sind(kat_rozw)*skala +L2*cosd(theta_2)*sind(kat_rozw)*skala) (Y_PG + L3*sind(kat_rozw)*skala + L2*cosd(theta_2)*sind(kat_rozw)*skala + L1*cosd(theta_1)*sind(kat_rozw)*skala)],'Color', 'b', 'LineWidth', 2, "LineStyle",'-');

plot(-( LK*0.5*skala + L3*cosd(kat_rozw)*skala + L2*cosd(theta_2)*cosd(kat_rozw)*skala + L1*cosd(theta_1)*cosd(kat_rozw)*skala), (Y_PG + L3*sind(kat_rozw)*skala + L2*cosd(theta_2)*sind(kat_rozw)*skala + L1*cosd(theta_1)*sind(kat_rozw)*skala), 'o', 'MarkerSize',10, 'MarkerEdgeColor','r', 'MarkerFaceColor','white');
text(-( LK*0.5*skala + L3*cosd(kat_rozw)*skala + L2*cosd(theta_2)*cosd(kat_rozw)*skala + L1*cosd(theta_1)*cosd(kat_rozw)*skala),(Y_PG + L3*sind(kat_rozw)*skala + L2*cosd(theta_2)*sind(kat_rozw)*skala + L1*cosd(theta_1)*sind(kat_rozw)*skala) -(0.004*skala),'H2','Color','red','FontSize', 12,  'HorizontalAlignment','right');

plot(-( LK*0.5*skala + L3*cosd(kat_rozw)*skala + L2*cosd(theta_2)*cosd(kat_rozw)*skala),(Y_PG + L3*sind(kat_rozw)*skala + L2*cosd(theta_2)*sind(kat_rozw)*skala), 'o', 'MarkerSize',10, 'MarkerEdgeColor','cyan', 'MarkerFaceColor','white');
text(-( LK*0.5*skala + L3*cosd(kat_rozw)*skala + L2*cosd(theta_2)*cosd(kat_rozw)*skala),(Y_PG + L3*sind(kat_rozw)*skala + L2*cosd(theta_2)*sind(kat_rozw)*skala) -(0.004*skala),'G2','Color','cyan','FontSize', 12,  'HorizontalAlignment','right');

plot(-( LK*0.5*skala + L3*cosd(kat_rozw)*skala),(Y_PG + L3*sind(kat_rozw)*skala), 'o', 'MarkerSize',10, 'MarkerEdgeColor','green','MarkerFaceColor','white');
text(-( LK*0.5*skala + L3*cosd(kat_rozw)*skala),(Y_PG + L3*sind(kat_rozw)*skala) -(0.004*skala),'F2','Color','green','FontSize', 12,'HorizontalAlignment','right');

plot(-( LK*0.5*skala),(Y_PG), 'o', 'MarkerSize',10, 'MarkerEdgeColor','blue','MarkerFaceColor','white');
text(-( LK*0.5*skala),(Y_PG) -(0.004*skala),'E2','Color','blue','FontSize', 12,'HorizontalAlignment','right');

% linia prawa noga - dol
line([ LK*0.5*skala (LK*0.5*skala + L3*cosd(kat_rozw)*skala) ( LK*0.5*skala + L3*cosd(kat_rozw)*skala + L2*cosd(theta_2)*cosd(kat_rozw)*skala) ( LK*0.5*skala + L3*cosd(kat_rozw)*skala + L2*cosd(theta_2)*cosd(kat_rozw)*skala + L1*cosd(theta_1)*cosd(kat_rozw)*skala) ],[ 0 (-L3*sind(kat_rozw)*skala) -(L3*sind(kat_rozw)*skala +L2*cosd(theta_2)*sind(kat_rozw)*skala) -(L3*sind(kat_rozw)*skala + L2*cosd(theta_2)*sind(kat_rozw)*skala + L1*cosd(theta_1)*sind(kat_rozw)*skala)],'Color', 'g', 'LineWidth', 2, "LineStyle",'--');

plot(( LK*0.5*skala + L3*cosd(kat_rozw)*skala + L2*cosd(theta_2)*cosd(kat_rozw)*skala + L1*cosd(theta_1)*cosd(kat_rozw)*skala), -(L3*sind(kat_rozw)*skala + L2*cosd(theta_2)*sind(kat_rozw)*skala + L1*cosd(theta_1)*sind(kat_rozw)*skala), 'o', 'MarkerSize',10, 'MarkerEdgeColor','r', 'MarkerFaceColor','white');
text(( LK*0.5*skala + L3*cosd(kat_rozw)*skala + L2*cosd(theta_2)*cosd(kat_rozw)*skala + L1*cosd(theta_1)*cosd(kat_rozw)*skala), -(L3*sind(kat_rozw)*skala + L2*cosd(theta_2)*sind(kat_rozw)*skala + L1*cosd(theta_1)*sind(kat_rozw)*skala) -(0.004*skala),'A2','Color','red','FontSize', 12,  'HorizontalAlignment','right');

plot(( LK*0.5*skala + L3*cosd(kat_rozw)*skala + L2*cosd(theta_2)*cosd(kat_rozw)*skala),-(L3*sind(kat_rozw)*skala + L2*cosd(theta_2)*sind(kat_rozw)*skala), 'o', 'MarkerSize',10, 'MarkerEdgeColor','cyan', 'MarkerFaceColor','white');
text(( LK*0.5*skala + L3*cosd(kat_rozw)*skala + L2*cosd(theta_2)*cosd(kat_rozw)*skala),-(L3*sind(kat_rozw)*skala + L2*cosd(theta_2)*sind(kat_rozw)*skala) -(0.004*skala),'B2','Color','cyan','FontSize', 12,  'HorizontalAlignment','right');

plot(( LK*0.5*skala + L3*cosd(kat_rozw)*skala),-(L3*sind(kat_rozw)*skala), 'o', 'MarkerSize',10, 'MarkerEdgeColor','green','MarkerFaceColor','white');
text(( LK*0.5*skala + L3*cosd(kat_rozw)*skala),-(L3*sind(kat_rozw)*skala) -(0.004*skala),'C2','Color','green','FontSize', 12,'HorizontalAlignment','right');

plot(( LK*0.5*skala),0, 'o', 'MarkerSize',10, 'MarkerEdgeColor','blue','MarkerFaceColor','white');
text(( LK*0.5*skala), -(0.004*skala),'D2','Color','blue','FontSize', 12,'HorizontalAlignment','right');

% linia lewa noga - dol

if( kroczenie == 1)
    kat_krocz = -kat_rozw;
else
    kat_krocz = kat_rozw;
end    

line([ -LK*0.5*skala -(LK*0.5*skala + L3*cosd(kat_krocz)*skala) -( LK*0.5*skala + L3*cosd(kat_krocz)*skala + L2*cosd(theta_2)*cosd(kat_krocz)*skala) -( LK*0.5*skala + L3*cosd(kat_krocz)*skala + L2*cosd(theta_2)*cosd(kat_krocz)*skala + L1*cosd(theta_1)*cosd(kat_krocz)*skala) ],[ 0 (-L3*sind(kat_krocz)*skala) -(L3*sind(kat_krocz)*skala +L2*cosd(theta_2)*sind(kat_krocz)*skala) -(L3*sind(kat_krocz)*skala + L2*cosd(theta_2)*sind(kat_krocz)*skala + L1*cosd(theta_1)*sind(kat_krocz)*skala)],'Color', 'b', 'LineWidth', 2, "LineStyle",'-');

plot(-( LK*0.5*skala + L3*cosd(kat_krocz)*skala + L2*cosd(theta_2)*cosd(kat_krocz)*skala + L1*cosd(theta_1)*cosd(kat_krocz)*skala), -(L3*sind(kat_krocz)*skala + L2*cosd(theta_2)*sind(kat_krocz)*skala + L1*cosd(theta_1)*sind(kat_krocz)*skala), 'o', 'MarkerSize',10, 'MarkerEdgeColor','r', 'MarkerFaceColor','white');
text(-( LK*0.5*skala + L3*cosd(kat_krocz)*skala + L2*cosd(theta_2)*cosd(kat_krocz)*skala + L1*cosd(theta_1)*cosd(kat_krocz)*skala), -(L3*sind(kat_krocz)*skala + L2*cosd(theta_2)*sind(kat_krocz)*skala + L1*cosd(theta_1)*sind(kat_krocz)*skala) -(0.004*skala),'H','Color','red','FontSize', 12,  'HorizontalAlignment','left');

plot(-( LK*0.5*skala + L3*cosd(kat_krocz)*skala + L2*cosd(theta_2)*cosd(kat_krocz)*skala),-(L3*sind(kat_krocz)*skala + L2*cosd(theta_2)*sind(kat_krocz)*skala), 'o', 'MarkerSize',10, 'MarkerEdgeColor','cyan', 'MarkerFaceColor','white');
text(-( LK*0.5*skala + L3*cosd(kat_krocz)*skala + L2*cosd(theta_2)*cosd(kat_krocz)*skala),-(L3*sind(kat_krocz)*skala + L2*cosd(theta_2)*sind(kat_krocz)*skala) -(0.004*skala),'G','Color','cyan','FontSize', 12,  'HorizontalAlignment','left');

plot(-( LK*0.5*skala + L3*cosd(kat_krocz)*skala),-(L3*sind(kat_krocz)*skala), 'o', 'MarkerSize',10, 'MarkerEdgeColor','green','MarkerFaceColor','white');
text(-( LK*0.5*skala + L3*cosd(kat_krocz)*skala),-(L3*sind(kat_krocz)*skala) -(0.004*skala),'F','Color','green','FontSize', 12,'HorizontalAlignment','left');

plot(-( LK*0.5*skala),0, 'o', 'MarkerSize',10, 'MarkerEdgeColor','blue','MarkerFaceColor','white');
text(-( LK*0.5*skala), -(0.004*skala),'E','Color','blue','FontSize', 12,'HorizontalAlignment','left');

% srodek ciezkosci
plot(0, Y_A2, 'square', 'MarkerSize', 15, 'MarkerEdgeColor', 'black', 'MarkerFaceColor', 'white');
text(0, (Y_A2 - 0.01*skala), ' śr. ciężkości korpusu ','Color','black','FontSize', 12,'HorizontalAlignment', 'center' );



% ----------- katy -------------

%definiuj kat rozwarcia - 1ewa strona
rozdz_thrz = ( 180 - kat_rozw_pocz):0.1:180;

%centrum kata
r_rz = skala*0.03;

% def rownania
X_rz = -( LK * 0.5 * skala ) + r_rz*cosd(rozdz_thrz);
Y_rz = Y_PG + r_rz*sind(rozdz_thrz);

plot(X_rz,Y_rz, 'Color', 'black','LineStyle','-', 'LineWidth', 0.5);
if( kat_rozw_pocz > 10 )
    text((-( LK * 0.5 * skala )*2.25),(Y_PG +(skala*0.005)),['\it \theta_{rozwarcie} = ' num2str(kat_rozw) '\circ'], 'Color', 'black', 'FontSize',13, 'HorizontalAlignment','left');
elseif ( kat_rozw_pocz >= 0 && kat_rozw_pocz <= 10)
    text((-( LK * 0.5 * skala )*2.25),(Y_PG -(skala*0.01)),['\it \theta_{rozwarcie} = ' num2str(kat_rozw) '\circ'], 'Color', 'black', 'FontSize',13, 'HorizontalAlignment','left');
else 
    text((-( LK * 0.5 * skala )*2.25),(Y_PG -(skala*0.01)),['\it \theta_{rozwarcie} = ' num2str(kat_rozw) '\circ'], 'Color', 'black', 'FontSize',13, 'HorizontalAlignment','left');
end    

line([ -(LK * 0.5 * skala) (X_rz - skala*0.01)],[Y_PG Y_PG], 'Color', 'Black', 'LineStyle', '--', 'LineWidth', 0.5);


% ---------- kat prawa ------------------
%definiuj kat rozwarcia dla srodkowej nogi - prawa strona
prawa_thrz = 0:0.1:kat_prawa;

% def rownania prawej
X_pz = LK * skala + r_rz*cosd(prawa_thrz);
Y_pz = Y_A2 + r_rz*sind(prawa_thrz);

plot(X_pz,Y_pz, 'Color', 'black','LineStyle','-', 'LineWidth', 0.5);
if( kat_prawa > 10 )
    text((( LK * skala )*1.5),(Y_A2 + (skala*0.005)),['\it \theta_{prawa} = ' num2str(kat_prawa) '\circ'], 'Color', 'black', 'FontSize',13, 'HorizontalAlignment','right');
elseif ( kat_prawa >= 0 && kat_prawa <= 10)
    text((( LK * skala )*1.5),(Y_A2 - (skala*0.01)),['\it \theta_{prawa} = ' num2str(kat_prawa) '\circ'], 'Color', 'black', 'FontSize',13, 'HorizontalAlignment','right');
else 
    text((( LK * skala )*1.5),(Y_A2 - (skala*0.01)),['\it \theta_{prawa} = ' num2str(kat_prawa) '\circ'], 'Color', 'black', 'FontSize',13, 'HorizontalAlignment','right');
end    

line([ (LK * skala) (X_pz(end) + skala*0.01)],[Y_A2  Y_A2 ], 'Color', 'Black', 'LineStyle', '--', 'LineWidth', 0.5);

% granice osi y
ylim([((-(Y_PG + L3*sind(kat_rozw)*skala + L2*cosd(theta_2)*sind(kat_rozw)*skala + L1*cosd(theta_1)*sind(kat_rozw)*skala) + 14)- skala*0.025) ((Y_PG + L3*sind(kat_rozw)*skala + L2*cosd(theta_2)*sind(kat_rozw)*skala + L1*cosd(theta_1)*sind(kat_rozw)*skala) + skala*0.025)]);


% wielobok podparcia oceniajacy stabilnosc statyczna.
p3 = line([-( LK*0.5*skala + L3*cosd(kat_krocz)*skala + L2*cosd(theta_2)*cosd(kat_krocz)*skala + L1*cosd(theta_1)*cosd(kat_krocz)*skala) (LK*skala + L3*skala*cosd(kat_prawa) + L2*skala*cosd(theta_2)*cosd(kat_prawa) + L1*skala*cosd(theta_1)*cosd(kat_prawa)) -( LK*0.5*skala + L3*cosd(kat_rozw)*skala + L2*cosd(theta_2)*cosd(kat_rozw)*skala + L1*cosd(theta_1)*cosd(kat_rozw)*skala) -( LK*0.5*skala + L3*cosd(kat_krocz)*skala + L2*cosd(theta_2)*cosd(kat_krocz)*skala + L1*cosd(theta_1)*cosd(kat_krocz)*skala)],[-(L3*sind(kat_krocz)*skala + L2*cosd(theta_2)*sind(kat_krocz)*skala + L1*cosd(theta_1)*sind(kat_krocz)*skala) (Y_A2 +L3*sind(kat_prawa)*skala +L2*sind(kat_prawa)*cosd(theta_2)*skala +L1*sind(kat_prawa)*cosd(theta_1)*skala) (Y_PG + L3*sind(kat_rozw)*skala + L2*cosd(theta_2)*sind(kat_rozw)*skala + L1*cosd(theta_1)*sind(kat_rozw)*skala) -(L3*sind(kat_krocz)*skala + L2*cosd(theta_2)*sind(kat_krocz)*skala + L1*cosd(theta_1)*sind(kat_krocz)*skala)], 'Color', 'red', 'LineWidth', 1);


hold off;
legend([p1 p2 p3],{' Noga podpierajaca ',' Noga w powietrzu ', ' wielobok podparcia '});

end
